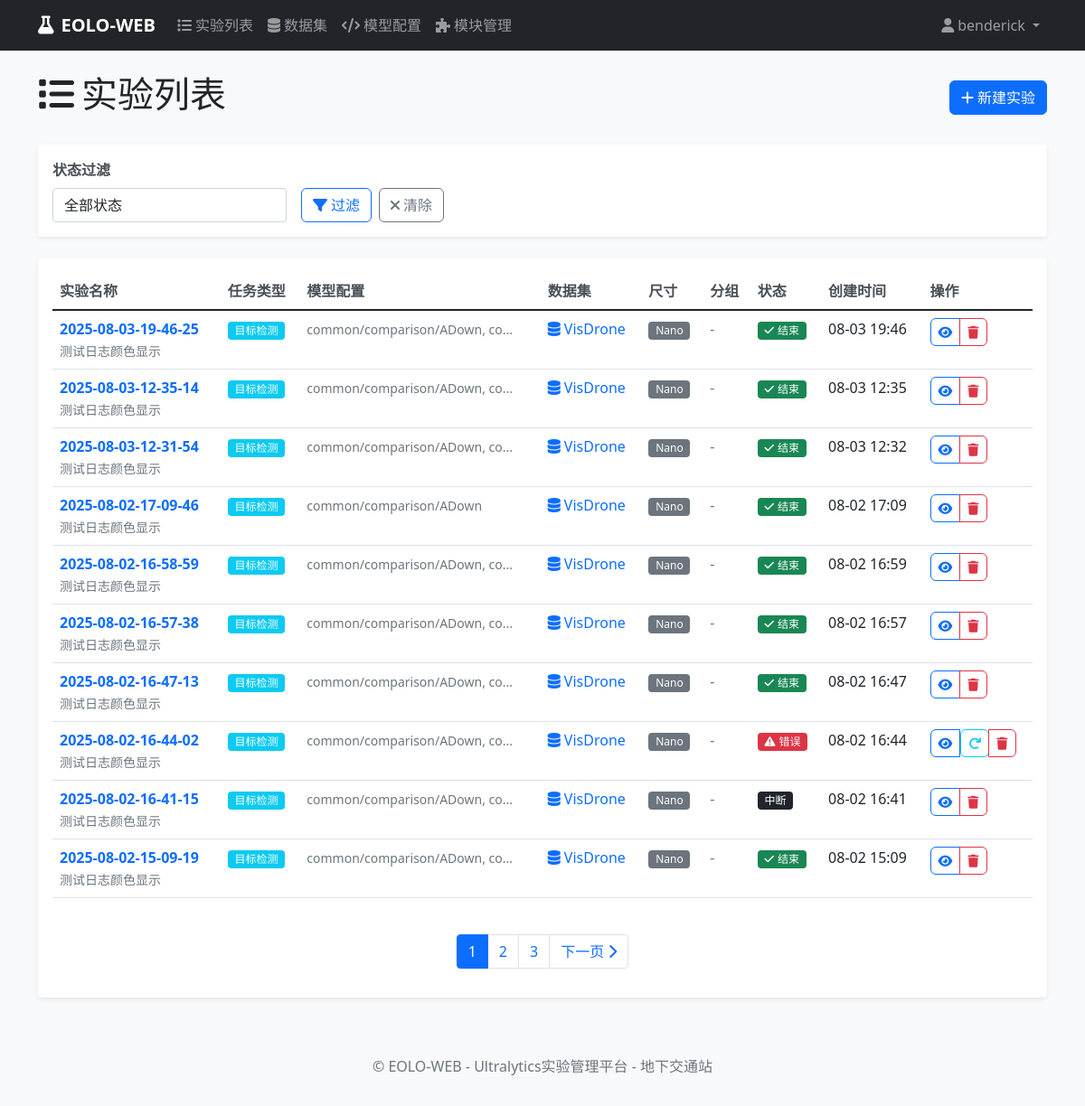
Page /experiments/list/ (signed in) on the earlier database version.
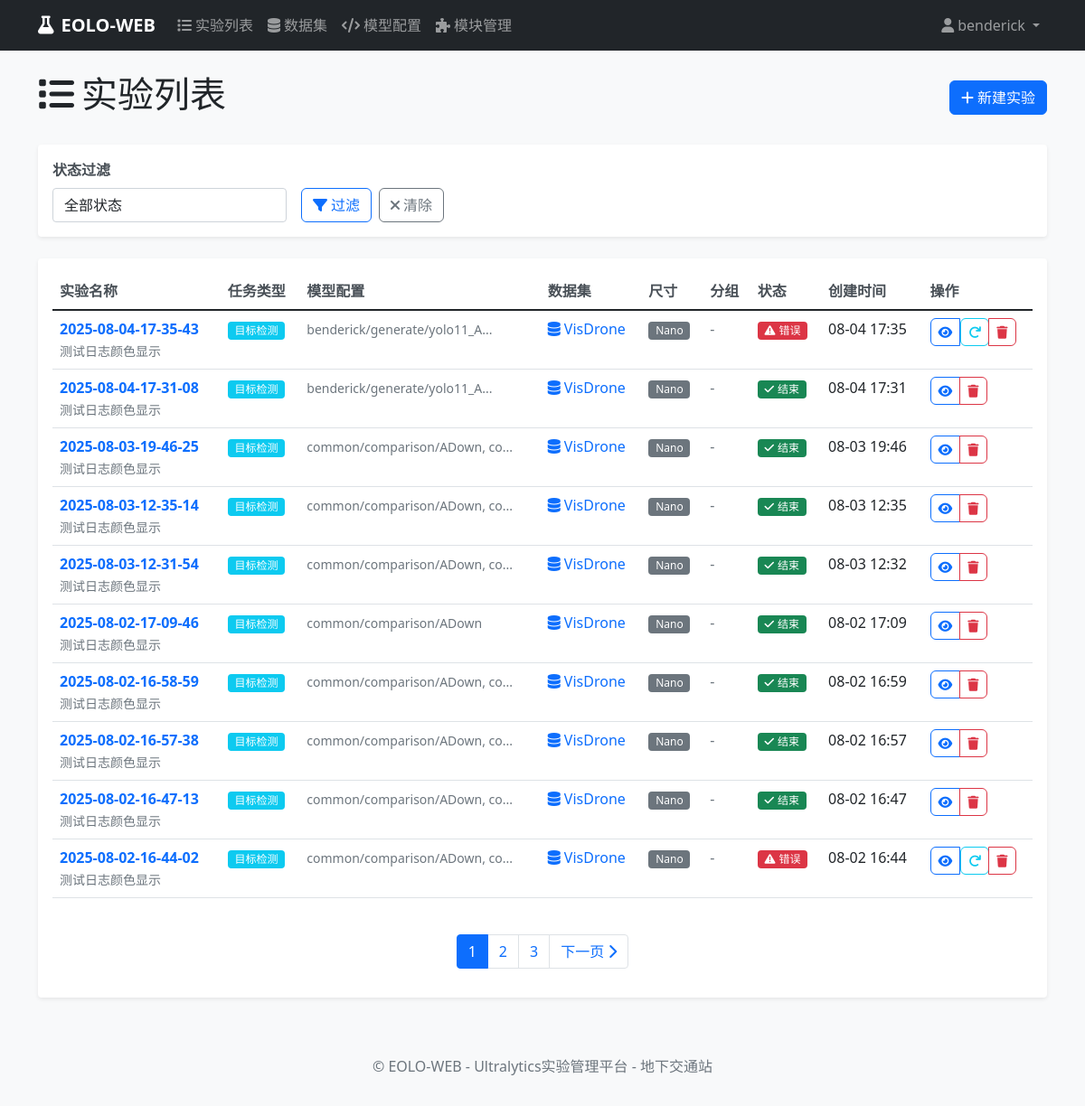
Same page on the later database version.
### experiments/models.py (models this page shows, shortened)
class Experiment(models.Model):
    EXPERIMENT_STATUS_CHOICES = [
        ('pending', '待启动'),
        ('queued', '排队'),
        ('running', '运行'),
        ('interrupted', '中断'),
        ('error', '错误'),
        ('completed', '完成'),
    ]
    TASK_TYPE_CHOICES = [
        ('detect', '目标检测'),
        ('segment', '实例分割'),
        ('classify', '图像分类'),
        ('pose', '姿态估计'),
        ('track', '目标跟踪'),
    ]
    name = models.CharField(max_length=200, verbose_name="实验名称")
    description = models.TextField(blank=True, null=True, verbose_name="实验描述")
    user = models.ForeignKey(User, on_delete=models.CASCADE, verbose_name="创建用户")
    task_type = models.CharField(max_length=20, choices=TASK_TYPE_CHOICES, default='detect', verbose_name="任务类型")
    model_configs = models.TextField(blank=True, null=True, verbose_name="模型配置", help_text="逗号分隔的模型配置路径")
    setting_config = models.CharField(max_length=200, blank=True, null=True, verbose_name="参数配置", help_text="参数配置文件路径")
    dataset = models.CharField(max_length=200, default='', verbose_name="数据集名称")
    epochs = models.IntegerField(default=100, verbose_name="训练轮数")
    batch_size = models.IntegerField(default=16, verbose_name="批量大小")
    device = models.CharField(max_length=20, default='auto', verbose_name="设备")
    SCALE_CHOICES = [
        ('n', 'Nano'),
        ('s', 'Small'),
        ('m', 'Medium'),
        ('l', 'Large'),
        ('x', 'Extra Large'),
    ]
    scale = models.CharField(max_length=1, choices=SCALE_CHOICES, default='n', verbose_name="尺寸")
    group = models.CharField(max_length=100, blank=True, null=True, verbose_name="分组")
    exp_timestamp = models.CharField(max_length=50, blank=True, null=True, verbose_name="实验时间戳")
    project_name = models.CharField(max_length=100, blank=True, null=True, verbose_name="项目名称")
    status = models.CharField(max_length=20, choices=EXPERIMENT_STATUS_CHOICES, default='pending', verbose_name="状态")
    command = models.TextField(blank=True, null=True, verbose_name="生成的命令")
    created_at = models.DateTimeField(auto_now_add=True, verbose_name="创建时间")
    updated_at = models.DateTimeField(auto_now=True, verbose_name="更新时间")
    started_at = models.DateTimeField(blank=True, null=True, verbose_name="开始时间")
    completed_at = models.DateTimeField(blank=True, null=True, verbose_name="完成时间")
    log_file = models.CharField(max_length=500, blank=True, null=True, verbose_name="日志文件")
    result_file = models.CharField(max_length=500, blank=True, null=True, verbose_name="结果文件")
    error_message = models.TextField(blank=True, null=True, verbose_name="错误信息")
    class Meta:
        verbose_name = "实验"
        verbose_name_plural = "实验"
        ordering = ['-created_at']
    @property
    def dataset_info(self):
        try:
            from datasets.models import DatasetManager
            manager = DatasetManager()
            dataset_obj = manager.get_dataset_by_name(self.dataset)
        except Exception:
            pass
        return None

### experiments/views.py (the view)
# urls.py: path('list/', views.experiment_list_view, name='list'),
@login_required
def experiment_list_view(request):
    experiments = Experiment.objects.filter(user=request.user)
    status_filter = request.GET.get('status')
    if status_filter:
        experiments = experiments.filter(status=status_filter)
    paginator = Paginator(experiments, 10)  # 每页显示10个实验
    page_number = request.GET.get('page')
    page_obj = paginator.get_page(page_number)
    context = {
        'page_obj': page_obj,
        'status_filter': status_filter,
    }
    return render(request, 'experiments/experiment_list.html', context)

### datasets/models.py (called while the page is built, shortened)
    def get_all_datasets(self):
        datasets = []
        if not os.path.exists(self.datasets_dir):
            return datasets

    def get_dataset_by_name(self, name):
        datasets = self.get_all_datasets()
        for dataset in datasets:
            if dataset.name == name:
                return dataset
        return None

### templates/experiments/experiment_list.html (shortened to what the changed rows need)
{% extends 'base.html' %}
{% block content %}
<div class="d-flex justify-content-between align-items-center mb-4">
    <h1><i class="fas fa-list me-2"></i>实验列表</h1>
</div>
<div class="card">
    <div class="card-body">
        {% if page_obj %}
        <div class="table-responsive">
            <table class="table table-hover">
                <thead>
                    <tr>
                        <th>实验名称</th>
                        <th>任务类型</th>
                        <th>模型配置</th>
                        <th>数据集</th>
                        <th>尺寸</th>
                        <th>分组</th>
                        <th>状态</th>
                        <th>创建时间</th>
                        <th>操作</th>
                    </tr>
                </thead>
                <tbody>
                    {% for experiment in page_obj %}
                    <tr>
                        <td>
                            <a href="{% url 'experiments:detail' experiment.pk %}" class="text-decoration-none fw-bold">
                                {{ experiment.name }}
                            </a>
                            {% if experiment.description %}
                            <br><small class="text-muted">{{ experiment.description|truncatechars:50 }}</small>
                            {% endif %}
                        </td>
                        <td>
                            <span class="badge bg-info">{{ experiment.get_task_type_display }}</span>
                        </td>
                        <td>
                            {% if experiment.model_configs %}
                                <small class="text-muted">{{ experiment.model_configs|truncatechars:30 }}</small>
                            {% else %}
                                <span class="text-muted">未配置</span>
                            {% endif %}
                        </td>
                        <td>
                            <a href="{% url 'datasets:detail' experiment.dataset %}" class="text-decoration-none">
                                <i class="fas fa-database me-1"></i>{{ experiment.dataset }}
                            </a>
                        </td>
                        <td>
                            <span class="badge bg-secondary">{{ experiment.get_scale_display }}</span>
                        </td>
                        <td>
                            {% if experiment.group %}
                                <span class="text-primary">{{ experiment.group }}</span>
                            {% else %}
                                <span class="text-muted">-</span>
                            {% endif %}
                        </td>
                        <td>
                            {% if experiment.status == 'pending' %}
                                <span class="badge bg-secondary">
                                    <i class="fas fa-clock me-1"></i>待启动
                                </span>
                            {% elif experiment.status == 'queued' %}
                                <span class="badge bg-warning">
                                    <i class="fas fa-hourglass-half me-1"></i>排队
                                </span>
                            {% elif experiment.status == 'running' %}
                                <span class="badge bg-primary">
                                    <i class="fas fa-play me-1"></i>运行
                                </span>
                            {% elif experiment.status == 'error' %}
                                <span class="badge bg-danger">
                                    <i class="fas fa-exclamation-triangle me-1"></i>错误
                                </span>
                            {% elif experiment.status == 'completed' %}
                                <span class="badge bg-success">
                                    <i class="fas fa-check me-1"></i>结束
                                </span>
                            {% else %}
                                <span class="badge bg-dark">{{ experiment.get_status_display }}</span>
                            {% endif %}
                        </td>
                        <td>{{ experiment.created_at|date:"m-d H:i" }}</td>
                        <td>
                            <div class="btn-group btn-group-sm">
                                <a href="{% url 'experiments:detail' experiment.pk %}"
                                   class="btn btn-outline-primary btn-sm" title="查看详情">
                                    <i class="fas fa-eye"></i>
                                </a>
                                {% if experiment.status == 'pending' %}
                                <a href="{% url 'experiments:edit' experiment.pk %}"
                                   class="btn btn-outline-secondary btn-sm" title="编辑实验">
                                    <i class="fas fa-edit"></i>
                                </a>
                                <form method="post" action="{% url 'experiments:start' experiment.pk %}"
                                      style="display: inline;">
                                    {% csrf_token %}
                                    <button type="submit" class="btn btn-outline-success btn-sm"
                                            title="启动实验"
                                            onclick="return confirm('确认启动实验 {{ experiment.name }}？')">
                                        <i class="fas fa-play"></i>
                                    </button>
                                </form>
                                {% elif experiment.status == 'error' %}
                                <form method="post" action="{% url 'experiments:restart' experiment.pk %}"
                                      style="display: inline;">
                                    <button type="submit" class="btn btn-outline-info btn-sm"
                                            title="重新启动实验"
                                            onclick="return confirm('确认重新启动实验 {{ experiment.name }}？')">
                                        <i class="fas fa-redo"></i>
                                    </button>
                                </form>
                                {% endif %}
                                <a href="{% url 'experiments:delete' experiment.pk %}"
                                   class="btn btn-outline-danger btn-sm" title="删除实验">
                                    <i class="fas fa-trash"></i>
                                </a>
                            </div>
                        </td>
                    </tr>
                    {% endfor %}
                </tbody>
            </table>
        </div>
        {% if page_obj.has_other_pages %}
        <nav aria-label="实验列表分页">
            <ul class="pagination justify-content-center mt-4">
                {% for num in page_obj.paginator.page_range %}
                {% if page_obj.number == num %}
                <li class="page-item active">
                    <span class="page-link">{{ num }}</span>
                </li>
                {% elif num > page_obj.number|add:'-3' and num < page_obj.number|add:'3' %}
                <li class="page-item">
                    <a class="page-link" href="?page={{ num }}{% if status_filter %}&status={{ status_filter }}{% endif %}">{{ num }}</a>
                </li>
                {% endif %}
                {% endfor %}
            </ul>
        </nav>
        {% endif %}
        {% endif %}
    </div>
</div>
{% endblock %}

Differences in the rows shown:
no longer on this page (row unchanged): Experiment: name "2025-08-02-16-41-15", description "测试日志颜色显示", task_type "目标检测", model_configs "common/comparison/ADown, co...", dataset "VisDrone", scale "Nano", status "中断", created_at "08-02 16:41"
no longer on this page (row unchanged): Experiment: name "2025-08-02-15-09-19", description "测试日志颜色显示", task_type "目标检测", model_configs "common/comparison/ADown, co...", dataset "VisDrone", scale "Nano", status "completed" (drawn), created_at "08-02 15:09"
added Experiment: name "2025-08-04-17-35-43", description "测试日志颜色显示", task_type "目标检测", model_configs "benderick/generate/yolo11_A...", dataset "VisDrone", scale "Nano", status "error" (drawn), created_at "08-04 17:35"
added Experiment: name "2025-08-04-17-31-08", description "测试日志颜色显示", task_type "目标检测", model_configs "benderick/generate/yolo11_A...", dataset "VisDrone", scale "Nano", status "completed" (drawn), created_at "08-04 17:31"
